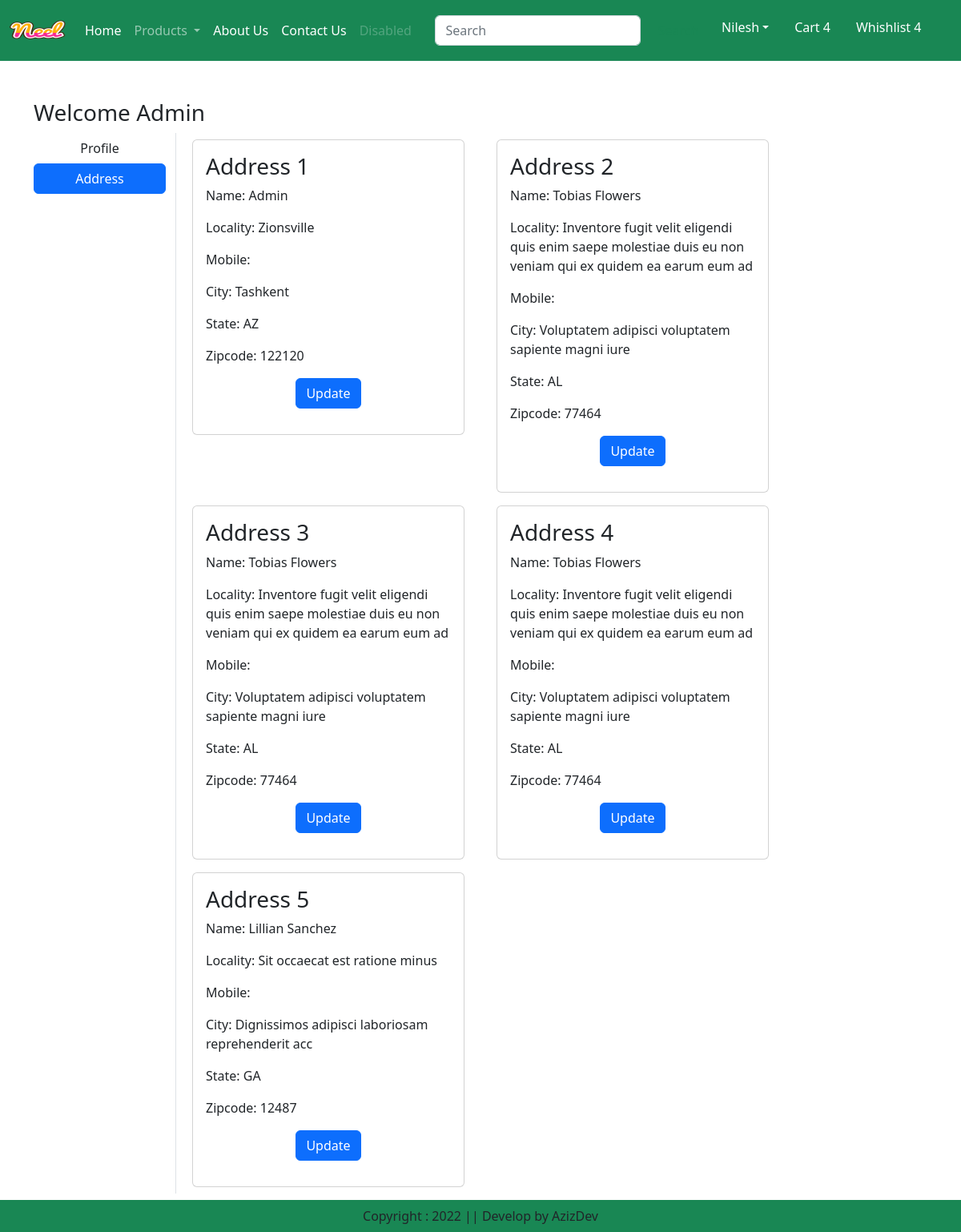
The app's page /address/ (signed in), older data.
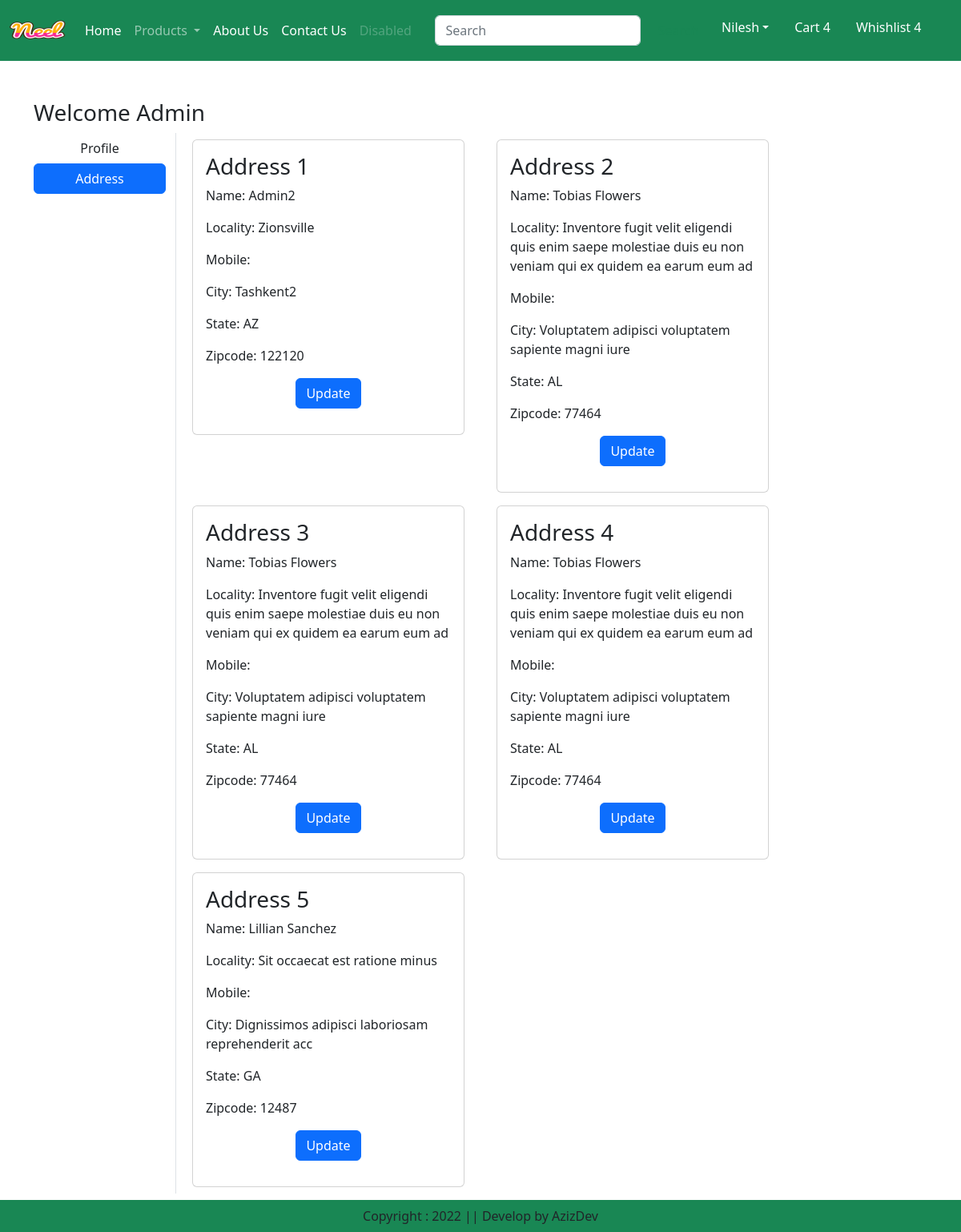
The same page, newer data.
### app/models.py (models this page shows, shortened)
class Customer(models.Model):
    user = models.ForeignKey(User,on_delete=models.CASCADE)
    name = models.CharField(max_length=200)
    locality = models.CharField(max_length=200)
    city = models.CharField(max_length=50)
    mobile = models.IntegerField(default=0)
    zipcode = models.IntegerField()
    state = models.CharField(choices=STATE_CHOICES,max_length=100)

### app/views.py (the view)
# urls.py: path('address/', views.address,name="address"),
def address(request):
    add = Customer.objects.filter(user=request.user)
    return render(request, 'app/address.html',locals())

### app/templates/app/address.html (shortened to what this page needs)
{% extends 'app/base.html' %}
{% load static %}
{% block main-content %}
<div class="container my-5">
        <div class="row">
            <h3>Welcome <span class="text-capitalize">{{ request.user }}</span></h3>
            <div class="col-sm-2 border-end">
                <ul class="list-unstyled">
                    <li class="d-grid"><a href="{% url 'profile' %}" class="btn">Profile</a></li>
                    <li class="d-grid"><a href="{% url 'address' %}" class="btn btn-primary">Address</a></li>
                </ul>
            </div>
            <div class="col-sm-8 offset-m1">
                <div class="row">
                    {% for ad in add %}
                    <div class="col-sm-6">
                        <div class="card m-2">
                            <div class="card-body">
                                <h3>Address {{ forloop.counter }}</h3>
                                <p>Name: {{ ad.name }} </p>
                                <p>Locality: {{ ad.locality }} </p>
                                <p>Mobile: {{ ad.mobile_number}} </p>
                                <p>City: {{ ad.city }} </p>
                                <p>State: {{ ad.state }} </p>
                                <p>Zipcode: {{ ad.zipcode }} </p>
                                <p class="text-center"><a href="{% url 'updateAddress' pk=ad.id %}" type="button" class="btn btn-primary">Update</a></p>
                            </div>
                        </div>
                    </div>
                    {% endfor %}
                </div>
            </div>
        </div>
    </div>
{% endblock main-content %}

Row changes from the older to the newer data that the page shows:
changed Customer "Zionsville": name "Admin" → "Admin2"; city "Tashkent" → "Tashkent2"
